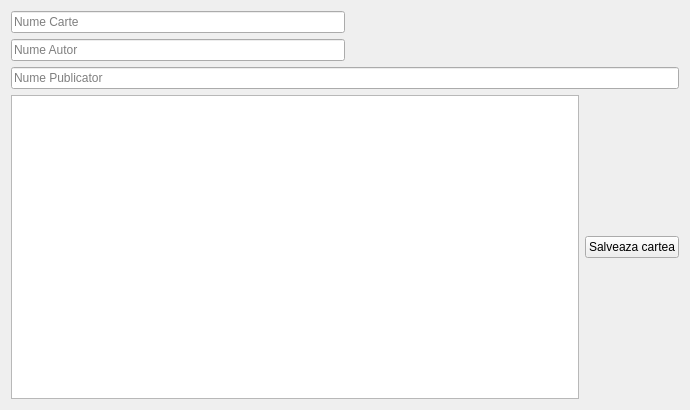
<?xml version="1.0" encoding="UTF-8"?>
<ui version="4.0">
 <class>LibraryApp</class>
 <widget class="QWidget" name="LibraryApp">
  <property name="geometry">
   <rect>
    <x>0</x>
    <y>0</y>
    <width>690</width>
    <height>410</height>
   </rect>
  </property>
  <property name="windowTitle">
   <string>Exemplul 2</string>
  </property>
  <layout class="QGridLayout" name="gridLayout">
   <item row="1" column="0">
    <layout class="QHBoxLayout" name="horizontalLayout_2">
     <item>
      <widget class="QLineEdit" name="Book_author_bar">
       <property name="text">
        <string/>
       </property>
       <property name="placeholderText">
        <string>Nume Autor</string>
       </property>
      </widget>
     </item>
     <item>
      <spacer name="horizontalSpacer">
       <property name="orientation">
        <enum>Qt::Horizontal</enum>
       </property>
       <property name="sizeHint" stdset="0">
        <size>
         <width>40</width>
         <height>20</height>
        </size>
       </property>
      </spacer>
     </item>
    </layout>
   </item>
   <item row="0" column="0">
    <layout class="QHBoxLayout" name="horizontalLayout">
     <item>
      <widget class="QLineEdit" name="Book_name_bar">
       <property name="placeholderText">
        <string>Nume Carte</string>
       </property>
      </widget>
     </item>
     <item>
      <spacer name="horizontalSpacer_2">
       <property name="orientation">
        <enum>Qt::Horizontal</enum>
       </property>
       <property name="sizeHint" stdset="0">
        <size>
         <width>40</width>
         <height>20</height>
        </size>
       </property>
      </spacer>
     </item>
    </layout>
   </item>
   <item row="3" column="0">
    <layout class="QVBoxLayout" name="horizontalLayout_4">
     <item>
      <widget class="QLineEdit" name="Book_publisher_bar">
       <property name="placeholderText">
        <string>Nume Publicator</string>
       </property>
      </widget>
     </item>
    </layout>
   </item>
   <item row="6" column="0">
    <layout class="QHBoxLayout" name="horizontalLayout_3">
     <item>
      <widget class="QPlainTextEdit" name="Book_text_bar">
       <property name="plainText">
        <string/>
       </property>
       <property name="placeholderText">
        <string>Text........</string>
       </property>
      </widget>
     </item>
     <item>
      <widget class="QPushButton" name="save_book_btn">
       <property name="text">
        <string>Salveaza cartea</string>
       </property>
      </widget>
     </item>
    </layout>
   </item>
  </layout>
 </widget>
 <resources/>
 <connections/>
 <buttongroups>
  <buttongroup name="file_type_rb_btns"/>
  <buttongroup name="search_rb_btns"/>
 </buttongroups>
</ui>
